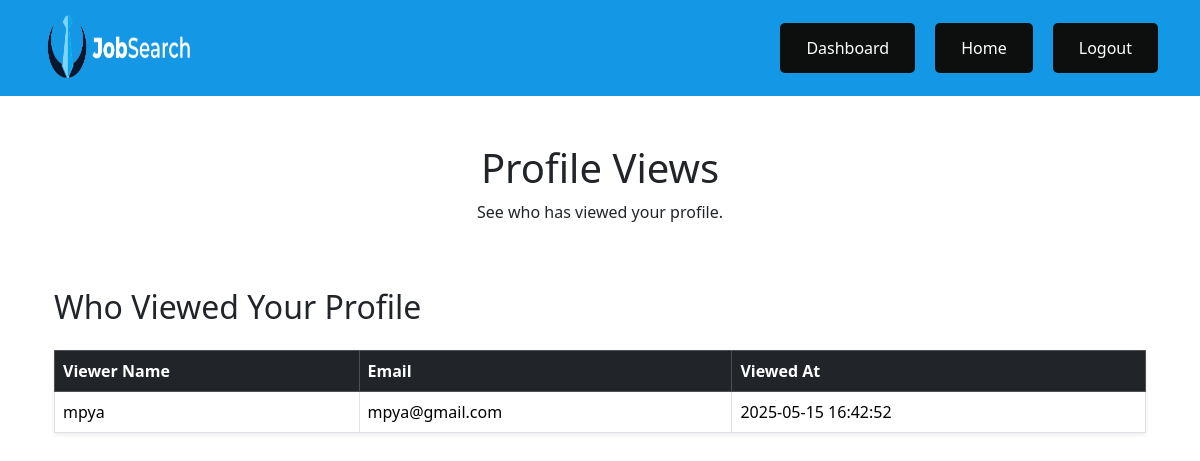
Page /dashboards/who.php (signed in) on the committed database.
### tables this page shows
CREATE TABLE `profile_views` (
  `viewer_id` int(11) NOT NULL,
  `viewed_id` int(11) NOT NULL,
  `viewed_at` timestamp NULL DEFAULT current_timestamp()
);

CREATE TABLE `users` (
  `user_id` int(11) NOT NULL,
  `full_name` varchar(100) NOT NULL,
  `email` varchar(100) NOT NULL,
  `password_hash` varchar(255) NOT NULL,
  `role_id` int(11) NOT NULL,
  `profile_picture` varchar(255) NOT NULL DEFAULT '../uploads/default_profile.png',
  `created_at` timestamp NULL DEFAULT current_timestamp()
);

### dashboards/who.php (the view, shortened to what this page needs)
<?php
require_once '../includes/db.php';
$user_id = $_SESSION['user_id'];
$viewers = [];
try {
    $stmt = $pdo->prepare("
        SELECT
            u.user_id AS viewer_id,
            u.full_name AS viewer_name,
            u.email AS viewer_email,
            pv.viewed_at
        FROM profile_views pv
        JOIN users u ON pv.viewer_id = u.user_id
        WHERE pv.viewed_id = ?
        ORDER BY pv.viewed_at DESC
    ");
    $stmt->execute([$user_id]);
    $viewers = $stmt->fetchAll(PDO::FETCH_ASSOC);
} catch (Exception $e) {
    error_log("Error fetching profile views: " . $e->getMessage());
}
?>
<!DOCTYPE html>
<html lang="en">
<head>
    <link href="https://cdn.jsdelivr.net/npm/bootstrap@5.3.2/dist/css/bootstrap.min.css" rel="stylesheet">
    <link rel="stylesheet"href="../assets/main_nav.css">
</head>
<body>
    <nav class="navbar navbar-expand-lg navbar-dark bg-primary">
        <div class="container">
            <a class="navbar-brand" href="../index.php">
                <img src="/templates/pwk.png" alt="Logo" style="max-width:150px;" />
            </a>
            <div class="collapse navbar-collapse justify-content-end" id="navbarNav">
                <ul class="navbar-nav">
                    <li class="nav-item"><a class="nav-link" href="job_seeker_dashboard.php">Dashboard</a></li>
                    <li class="nav-item"><a class="nav-link" href="../index.php">Home</a></li>
                    <li class="nav-item"><a class="nav-link" href="../logout.php">Logout</a></li>
                </ul>
            </div>
        </div>
    </nav>
    <div class="container mt-5">
        <h1 class="text-center">Profile Views</h1>
        <p class="text-center">See who has viewed your profile.</p>
    <div class="container py-5">
        <h2 class="mb-4">Who Viewed Your Profile</h2>
        <?php if (count($viewers) === 0): ?>
            <div class="alert alert-info">No one has viewed your profile yet.</div>
        <?php else: ?>
            <table class="table table-bordered table-hover bg-white shadow-sm">
                <thead class="table-dark">
                    <tr>
                        <th>Viewer Name</th>
                        <th>Email</th>
                        <th>Viewed At</th>
                    </tr>
                </thead>
                <tbody>
                    <?php foreach ($viewers as $viewer): ?>
                        <tr>
                            <td><?= htmlspecialchars($viewer['viewer_name']) ?></td>
                            <td><?= htmlspecialchars($viewer['viewer_email']) ?></td>
                            <td><?= htmlspecialchars($viewer['viewed_at']) ?></td>
                        </tr>
                    <?php endforeach; ?>
                </tbody>
            </table>
        <?php endif; ?>
    </div>
</body>
</html>

### assets/main_nav.css (style rules this page uses)
.navbar-brand img { width: 300px; height: 70px; }
.nav-item { margin-left: 20px; background-color: rgb(13, 14, 14); border-radius: 5px; padding: 5px 10px; }
.nav-link { color: white !important; }
.bg-primary { background-color: #1497e4 !important; }
.navbar-nav .nav-link { color: white !important; transition: background-color 0.3s ease, transform 0.2s ease; padding: 0.5rem 1rem !important; border-radius: 4px; }

### rows in the picture
profile_views: viewer.full_name "mpya", viewer.email "mpya@gmail.com", viewed_at "2025-05-15 16:42:52"
